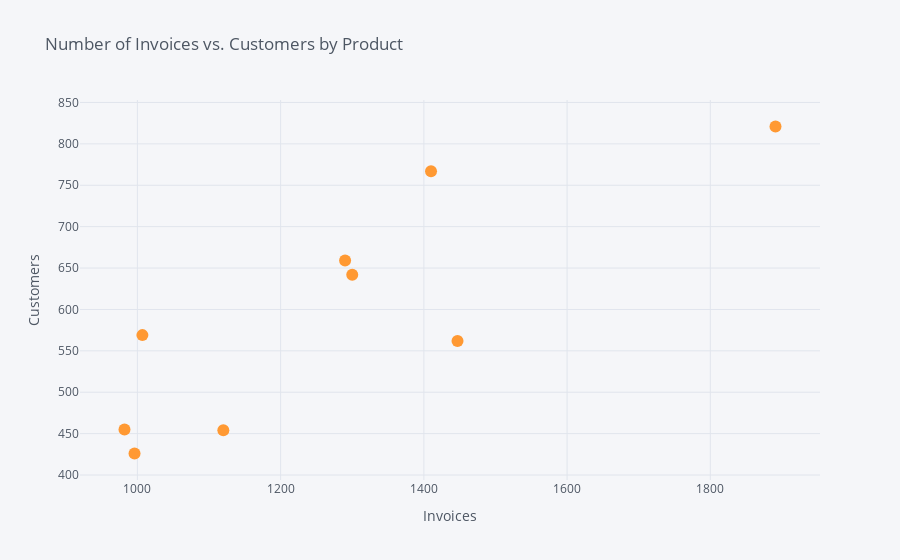

This figure's notebook cell:
### Code cell
@interact(Customers = (products['CustomerID'].min(), products['CustomerID'].max()),
          Invoices = (products['InvoiceNo'].min(), products['InvoiceNo'].max()))

def scatter(Customers, Invoices):
    df = products[(products['CustomerID'] > Customers) & 
                  (products['InvoiceNo'] > Invoices)].reset_index()
    
    df.iplot(kind='scatter', x='InvoiceNo', y='CustomerID', mode='markers', 
             text='Description', xTitle='Invoices', yTitle='Customers', 
             title='Number of Invoices vs. Customers by Product')

### Figure 1 — Plotly figure (JSON) as saved in the notebook; plotly's stock layout.template omitted (floating-point values rounded to 4 significant figures)
{"data": [{"line": {"color": "rgba(255, 153, 51, 1.0)", "dash": "solid", "shape": "linear", "width": 1.3}, "marker": {"size": 12, "symbol": "circle"}, "mode": "markers", "name": "CustomerID", "text": ["ASSORTED COLOUR BIRD ORNAMENT", "CREAM HANGING HEART T-LIGHT HOLDER", "JUMBO BAG DOILEY PATTERNS", "JUMBO BAG RED RETROSPOT", "LUNCH BAG  BLACK SKULL.", "LUNCH BAG RED RETROSPOT", "PARTY BUNTING", "REGENCY CAKESTAND 3 TIER", "SET OF 3 CAKE TINS PANTRY DESIGN "], "type": "scatter", "x": [1300, 1891, 982, 1447, 996, 1120, 1290, 1410, 1007], "y": [642, 821, 455, 562, 426, 454, 659, 767, 569]}], "layout": {"legend": {"bgcolor": "#F5F6F9", "font": {"color": "#4D5663"}}, "paper_bgcolor": "#F5F6F9", "plot_bgcolor": "#F5F6F9", "title": {"font": {"color": "#4D5663"}, "text": "Number of Invoices vs. Customers by Product"}, "xaxis": {"gridcolor": "#E1E5ED", "showgrid": true, "tickfont": {"color": "#4D5663"}, "title": {"font": {"color": "#4D5663"}, "text": "Invoices"}, "zerolinecolor": "#E1E5ED"}, "yaxis": {"gridcolor": "#E1E5ED", "showgrid": true, "tickfont": {"color": "#4D5663"}, "title": {"font": {"color": "#4D5663"}, "text": "Customers"}, "zerolinecolor": "#E1E5ED"}}}
